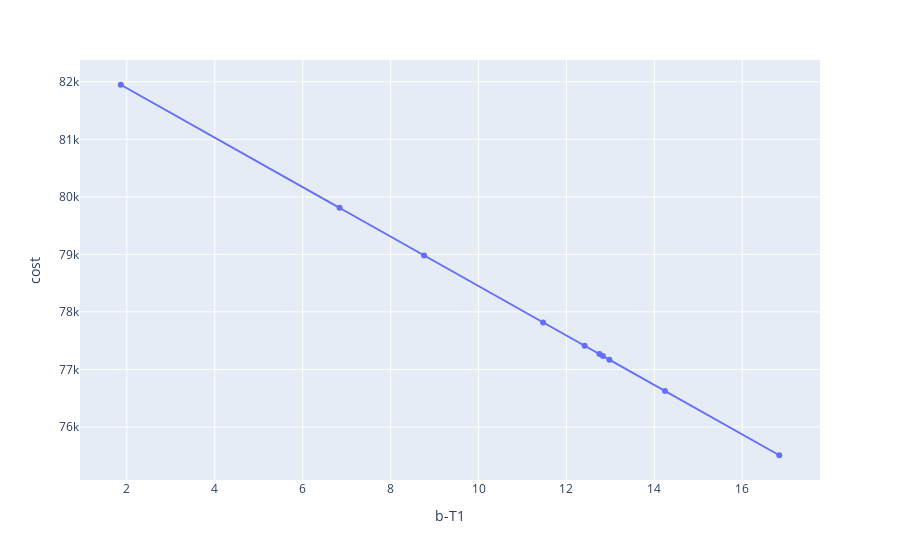

The notebook cell this image was saved under:
### Code cell
import plotly.express as px

fig = px.line(result,x='b-T1',y='cost',markers=True)
fig.show()

### Figure 1 — Plotly figure (JSON) as saved in the notebook; plotly's stock layout.template omitted (floating-point values rounded to 4 significant figures)
{"data": [{"hovertemplate": "b-T1=%{x}<br>cost=%{y}<extra></extra>", "legendgroup": "", "line": {"color": "#636efa", "dash": "solid"}, "marker": {"symbol": "circle"}, "mode": "lines+markers", "name": "", "orientation": "v", "showlegend": false, "type": "scatter", "x": [6.839, 1.861, 12.41, 12.98, 8.761, 11.47, 16.84, 14.24, 12.83, 12.75], "xaxis": "x", "y": [79810.0, 81950.0, 77410.0, 77170.0, 78980.0, 77820.0, 75510.0, 76630.0, 77230.0, 77270.0], "yaxis": "y"}], "layout": {"legend": {"tracegroupgap": 0}, "margin": {"t": 60}, "xaxis": {"anchor": "y", "domain": [0, 1], "title": {"text": "b-T1"}}, "yaxis": {"anchor": "x", "domain": [0, 1], "title": {"text": "cost"}}}}
